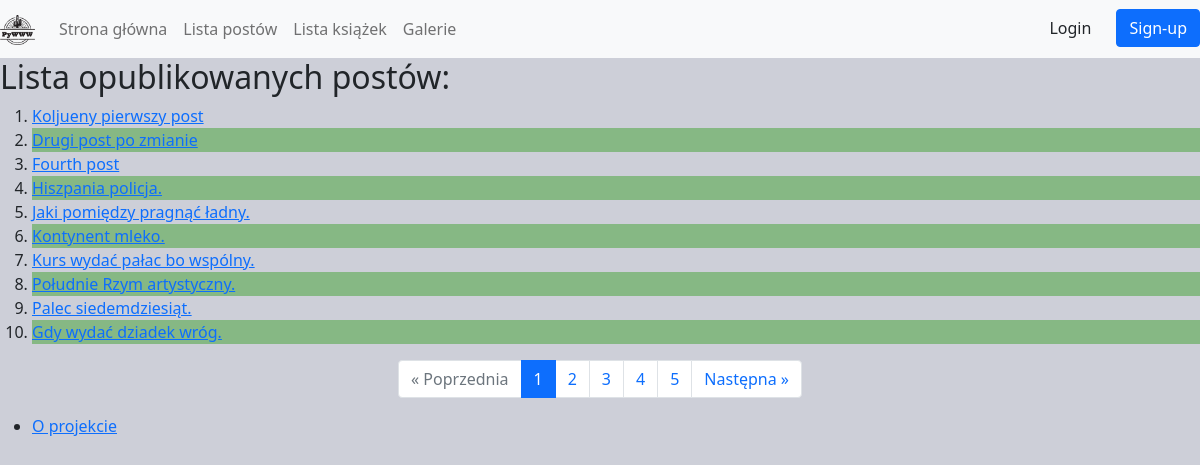
Screenshot of /posts/plist/ with the database file from the repository.
### posts/models.py (models this page shows, shortened)
class Post(Timestamp):
  class Meta:
    verbose_name = 'Post'
    verbose_name_plural = 'Posty'
  title = models.CharField(verbose_name='Tytuł', max_length=255)
  content = models.TextField(verbose_name='Treść')
  published = models.BooleanField(verbose_name='Opublikowany', default=False)
  sponsored = models.BooleanField(verbose_name='Sponsorowany', default=False)
  author = models.ForeignKey("auth.User", on_delete=models.CASCADE, related_name="posts")
  tags = models.ManyToManyField('tags.Tag', related_name='posts')
  category = models.ManyToManyField('posts.Category', default=None, related_name='categories')
  example_file = models.FileField(upload_to='posts/examples/', blank=True, null=True)
  image = ImageField(upload_to='posts/images/%Y/%m/%d', blank=True, null=True)

### posts/views.py (the view)
# urls.py: path('plist/', listing, name='plist'), # Lista po paginacji
def listing(request):
  posts = Post.objects.filter(published=True)
  q = request.GET.get('q')
  if q:
    posts = posts.filter(title_icontains=q)
  paginator = Paginator(posts, 10)
  page_num = request.GET.get('page')
  page_obj = paginator.get_page(page_num)
  return render(request, 'posts/pag_list.html', {'page_obj': page_obj})

### posts/templates/posts/pag_list.html (shortened to what this page needs)
{% extends 'base.html' %}
{% load static %}
{% block style %}<link href={% static "posts/css/style.css" %} rel="stylesheet">{% endblock %}
{% block body %}
  <h2>Lista opublikowanych postów:</h2>
  <ol>
    {% for post in page_obj %}
        <li>
          <a href ="{% url 'posts:post_details' post.id %}" target="_blank">{{post.title}}</a>
        </li>
    {% endfor %}
  </ol>
  <nav aria-label="Page navigation">
    <ul class="pagination justify-content-center">
      {% if page_obj.has_previous %}
        <li class="page-item">
          <a class="page-link" href="?page={{ page_obj.previous_page_number }}">&laquo; Poprzednia</a>
        </li>
      {% else %}
        <li class="page-item disabled">
          <a class="page-link" href="#" tabindex="-1" aria-disabled="True">&laquo; Poprzednia</a>
        </li>
      {% endif %}
      {% for i in page_obj.paginator.page_range %}
        {% if page_obj.number == i %}
          <li class="page-item active" aria-current="page">
            <span class="page-link">
              {{ i }}
            </span>
          </li>
        {% else %}
          <li class="page-item">
            <a class="page-link" href="?page={{ i }}" >{{ i }}</a>
          </li>
        {% endif %}
      {% endfor %}
      {% if page_obj.has_next %}
      <li class="page-item">
        <a class="page-link" href="?page={{ page_obj.next_page_number }}">Następna &raquo;</a>
      </li>
      {% else %}
      <li class="page-item disabled">
        <a class="page-link" href="#" tabindex="-1" aria-disabled="true">Następna &raquo;</a>
      </li>
      {% endif %}
    </ul>
  </nav>
{% endblock %}

### main/static/main/css/style.css (style rules this page uses)
body { background-color: rgb(205, 207, 216); }

### posts/static/posts/css/style.css (style rules this page uses)
ol>li:nth-child(even) { background-color: rgb(134, 184, 132) }

### rows the page displays
Post: title "Koljueny pierwszy post"
Post: title "Drugi post po zmianie"
Post: title "Fourth post"
Post: title "Hiszpania policja."
Post: title "Jaki pomiędzy pragnąć ładny."
Post: title "Kontynent mleko."
Post: title "Kurs wydać pałac bo wspólny."
Post: title "Południe Rzym artystyczny."
Post: title "Palec siedemdziesiąt."
Post: title "Gdy wydać dziadek wróg."

### other values shown
{{ i }} "1"
{{ i }} "2" "3" "4" "5"
